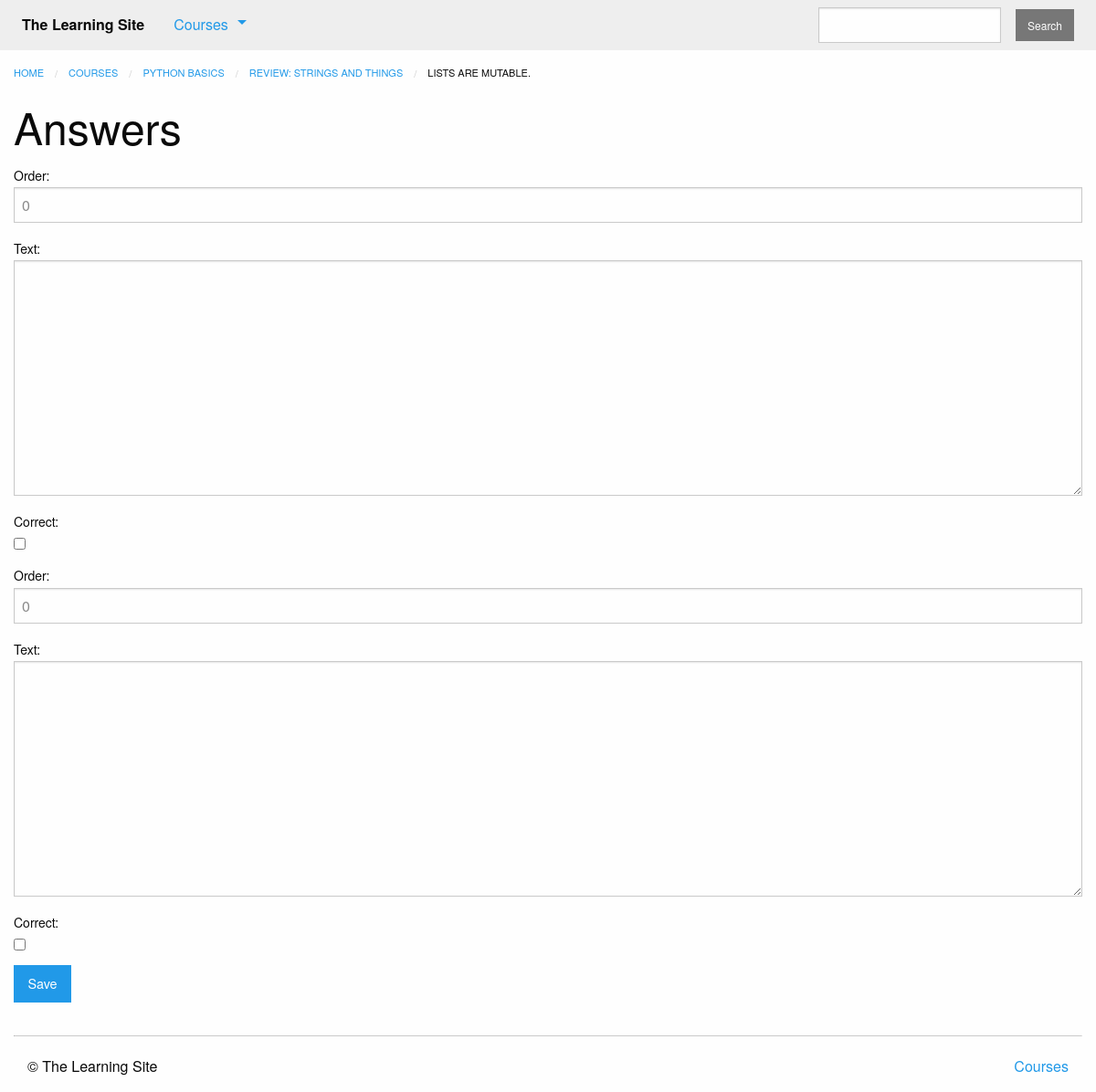
/courses/1/create_answer/ (signed in), run on the app's committed database.
### courses/models.py (models this page shows, shortened)
class Question(models.Model):
    quiz = models.ForeignKey(Quiz, on_delete=models.CASCADE)
    order = models.IntegerField(default=0)
    prompt = models.TextField()
    class Meta():
        ordering = ['order',]
    def __str__(self):
        return self.prompt

class Step(models.Model):
    course = models.ForeignKey(Course, on_delete=models.CASCADE)
    title = models.CharField(max_length=255)
    description = models.TextField()
    order = models.IntegerField(default=0)
    class Meta:
        ordering = ['order',]
        abstract = True

class Quiz(Step):
    total_questions = models.IntegerField(default=4)
    times_taken = models.IntegerField(default=0, editable=False)
    class Meta:
        verbose_name_plural = 'Quizzes'

class Course(models.Model):
    teacher = models.ForeignKey(User, on_delete=models.CASCADE)
    created_at = models.DateTimeField(auto_now_add=True)
    title = models.CharField(max_length=255)
    description = models.TextField()
    subject = models.CharField(default='', max_length=100)
    published = models.BooleanField(default=False)
    is_live = models.BooleanField(default=False)
    status = models.CharField(max_length=1, choices=STATUS_CHOISES, default='i')

### courses/views.py (the view, shortened to what this page needs)
@login_required
def answer_form(request, question_pk):
    question = get_object_or_404(models.Question, pk=question_pk)
    formset = forms.AnswerFormSet(queryset=question.answer_set.all())
    return render(request, "courses/answer_form.html", {
        'question': question,
        'formset': formset
    })

### courses/templatetags/course_extras.py (called while the page is built)
@register.inclusion_tag('courses/course_nav.html')
def nav_courses_list():
    courses = Course.objects.filter(
        published=True
    ).order_by(
        '-created_at'
    ).values(
        'id', 'title'
    )[:5]
    return {'courses': courses}

### courses/templates/courses/answer_form.html (shortened to what this page needs)
{% extends "courses/layout.html" %}
{% load course_extras %}
{% block breadcrumbs %}
    <li><a href="{% url 'courses:detail' pk=question.quiz.course.pk %}">{{ question.quiz.course.title }}</a></li>
    <li><a href="{% url 'courses:quiz' course_pk=question.quiz.course.pk step_pk=question.quiz.pk %}">{{ question.quiz.title }}</a></li>
    <li>{{ question.prompt }}</li>
{% endblock %}
{% block content %}
    <div class="row columns">
        {{ block.super }}
    </div>
    <div class="row columns">
        <h1>Answers</h1>
        <form method="POST" action="">
            <section>
                {{ formset }}
            </section>
            <input type="submit" class="button" value="Save">
        </form>
    </div>
{% endblock %}

### data on the page
Question: quiz.course "PYTHON BASICS", quiz "REVIEW: STRINGS AND THINGS", prompt "LISTS ARE MUTABLE."
